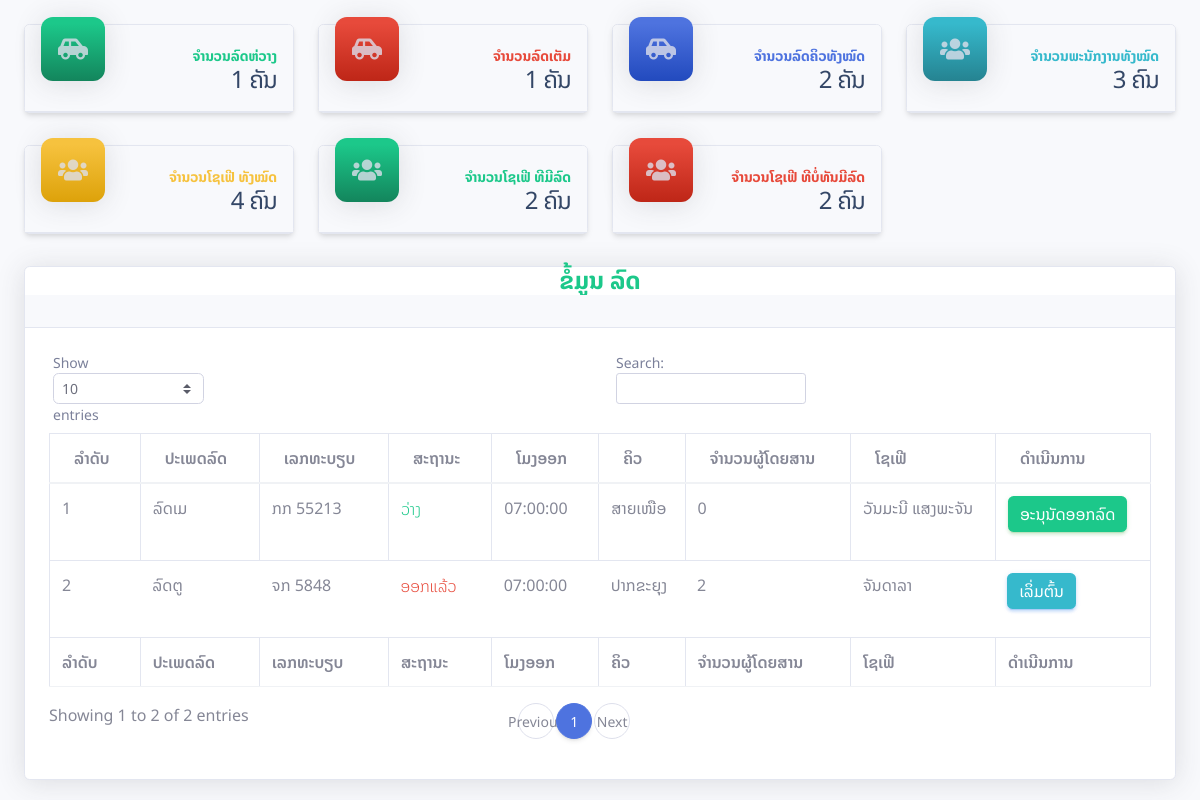
/charts.php (signed in), run on the app's committed database.
### tables this page shows
CREATE TABLE `car` (
  `car_id` int(100) NOT NULL,
  `car_name` varchar(255) DEFAULT NULL,
  `car_num` varchar(255) DEFAULT NULL,
  `car_status` varchar(255) DEFAULT NULL,
  `car_qty` varchar(255) DEFAULT NULL,
  `car_remak` varchar(255) DEFAULT NULL,
  `qu_id` int(100) DEFAULT NULL,
  `dr_id` int(100) DEFAULT NULL,
  `ti_id` int(100) DEFAULT NULL
);

CREATE TABLE `timer` (
  `ti_id` int(100) NOT NULL,
  `ti_name` time DEFAULT NULL,
  `ti_remak` varchar(255) DEFAULT NULL
);

CREATE TABLE `queue` (
  `qu_id` int(100) NOT NULL,
  `qu_name` varchar(255) DEFAULT NULL,
  `qu_remak` varchar(255) DEFAULT NULL
);

CREATE TABLE `driving` (
  `dr_id` int(100) NOT NULL,
  `dr_name` varchar(255) NOT NULL,
  `dr_gander` varchar(255) DEFAULT NULL,
  `dr_dob` date NOT NULL,
  `dr_tel` varchar(100) NOT NULL,
  `qu_id` int(100) NOT NULL,
  `pro_id` int(100) NOT NULL,
  `dis_id` int(100) NOT NULL,
  `vi_id` int(100) NOT NULL
);

### charts.php (the view, shortened to what this page needs)
<?php
require "db/connect.php";
$sql_queue = "SELECT * FROM car";
$query_queue = mysqli_query($conn, $sql_queue);
$row_queue = mysqli_num_rows($query_queue);
$sql_user = "SELECT * FROM users";
$query_user = mysqli_query($conn, $sql_user);
$row_user = mysqli_num_rows($query_user);
$sql_car_status = "SELECT * FROM car WHERE car_status = 'Loose'";
$quer_car_status = mysqli_query($conn, $sql_car_status);
$rows_car_status = mysqli_num_rows($quer_car_status);
$sql_car_status1 = "SELECT * FROM car WHERE car_status = 'Full'";
$quer_car_status1 = mysqli_query($conn, $sql_car_status1);
$rows_car_status1 = mysqli_num_rows($quer_car_status1);
$sql_driving = "SELECT * FROM `driving`";
$query_driving = mysqli_query($conn, $sql_driving);
$rows_driving = mysqli_num_rows($query_driving);
$sql_dr_num = "SELECT * FROM driving INNER JOIN car ON driving.dr_id = car.dr_id";
$query_dr_num = mysqli_query($conn, $sql_dr_num);
$rows_dr_num = mysqli_num_rows($query_dr_num);
$car_me = $rows_dr_num;
$car_not = $rows_driving - $rows_dr_num;
$sql_car_select = "SELECT * FROM car as p1 INNER JOIN queue as p2 ON p1.qu_id = p2.qu_id INNER JOIN driving as p3 ON p1.dr_id = p3.dr_id INNER JOIN timer as p4 ON p1.ti_id = p4.ti_id  ORDER BY p1.car_id DESC";
$query_car_select = mysqli_query($conn, $sql_car_select);
?>
<!DOCTYPE html>
<html lang="en">
<head>
    <link href="vendor/fontawesome-free/css/all.min.css" rel="stylesheet" type="text/css">
    <link rel="stylesheet" href="vendor/bootstrap/css/bootstrap.min.css">
    <link href="./assets/css/nucleo-icons.css" rel="stylesheet" />
    <link href="./assets/css/nucleo-svg.css" rel="stylesheet" />
    <link id="pagestyle" href="./assets/css/material-dashboard.css?v=3.1.0" rel="stylesheet" />
    <link href="css/sb-admin-2.min.css" rel="stylesheet">
</head>
<body id="page-top">
    <div id="wrapper">
        <div id="content-wrapper" class="d-flex flex-column">
            <div id="content">
                <div class="container-fluid pt-4 ">
                    <div class="row">
                        <div class="col-xl-3 col-md-3 mb-4">
                            <div class="card mb-2">
                                <div class="card-header p-3 pt-2 font-weight-bold">
                                    <div
                                        class="icon icon-lg icon-shape bg-gradient-success shadow-dark shadow text-center border-radius-xl mt-n4 position-absolute">
                                        <i class="fas fa-car-side fa-2x text-gray-300"></i>
                                    </div>
                                    <div class="text-end pt-1">
                                        <p class="text-sm mb-0 text-capitalize text-success font-weight-bold">
                                            ຈຳນວນລົດຫ່ວາງ</p>
                                        <h4 class="mb-0">
                                            <?php echo $rows_car_status ?>
                                            ຄັນ
                                        </h4>
                                    </div>
                                </div>
                            </div>
                        </div>
                        <div class="col-xl-3 col-md-3 mb-4">
                            <div class="card mb-2">
                                <div class="card-header p-3 pt-2 font-weight-bold">
                                    <div
                                        class="icon icon-lg icon-shape bg-gradient-danger shadow-dark shadow text-center border-radius-xl mt-n4 position-absolute">
                                        <i class="fas fa-car-side fa-2x text-gray-300"></i>
                                    </div>
                                    <div class="text-end pt-1">
                                        <p class="text-sm mb-0 text-capitalize text-danger font-weight-bold">
                                            ຈຳນວນລົດເຕັມ</p>
                                        <h4 class="mb-0">
                                            <?php echo $rows_car_status1 ?>
                                            ຄັນ
                                        </h4>
                                    </div>
                                </div>
                            </div>
                        </div>
                        <div class="col-xl-3 col-md-3 mb-4">
                            <div class="card mb-2">
                                <div class="card-header p-3 pt-2 font-weight-bold">
                                    <div
                                        class="icon icon-lg icon-shape bg-gradient-primary shadow-dark shadow text-center border-radius-xl mt-n4 position-absolute">
                                        <i class="fas fa-car-side fa-2x text-gray-300"></i>
                                    </div>
                                    <div class="text-end pt-1">
                                        <p class="text-sm mb-0 text-capitalize text-primary font-weight-bold">
                                            ຈຳນວນລົດຄິວທັງໝົດ</p>
                                        <h4 class="mb-0">
                                            <?php echo $row_queue ?>
                                            ຄັນ
                                        </h4>
                                    </div>
                                </div>
                            </div>
                        </div>
                        <div class="col-xl-3 col-md-3 mb-4">
                            <div class="card mb-2">
                                <div class="card-header p-3 pt-2 font-weight-bold">
                                    <div
                                        class="icon icon-lg icon-shape bg-gradient-info shadow-dark shadow text-center border-radius-xl mt-n4 position-absolute">
                                        <i class="fas fa-users fa-2x text-gray-300"></i>
                                    </div>
                                    <div class="text-end pt-1">
                                        <p class="text-sm mb-0 text-capitalize text-info font-weight-bold">
                                            ຈຳນວນພະນັກງານທັງໝົດ</p>
                                        <h4 class="mb-0">
                                            <?php echo $row_user ?>
                                            ຄົນ
                                        </h4>
                                    </div>
                                </div>
                            </div>
                        </div>
                        <div class="col-xl-3 col-md-3 mb-4">
                            <div class="card mb-2">
                                <div class="card-header p-3 pt-2 font-weight-bold">
                                    <div
                                        class="icon icon-lg icon-shape bg-gradient-warning shadow-dark shadow text-center border-radius-xl mt-n4 position-absolute">
                                        <i class="fas fa-users fa-2x text-gray-300"></i>
                                    </div>
                                    <div class="text-end pt-1">
                                        <p class="text-sm mb-0 text-capitalize text-warning font-weight-bold">
                                            ຈຳນວນໂຊເຟີ ທັງໝົດ</p>
                                        <h4 class="mb-0">
                                            <?php echo $rows_driving ?>
                                            ຄົນ
                                        </h4>
                                    </div>
                                </div>
                            </div>
                        </div>
                        <div class="col-xl-3 col-md-3 mb-4">
                            <div class="card mb-2">
                                <div class="card-header p-3 pt-2 font-weight-bold">
                                    <div
                                        class="icon icon-lg icon-shape bg-gradient-success shadow-dark shadow text-center border-radius-xl mt-n4 position-absolute">
                                        <i class="fas fa-users fa-2x text-gray-300"></i>
                                    </div>
                                    <div class="text-end pt-1">
                                        <p class="text-sm mb-0 text-capitalize text-success font-weight-bold">
                                            ຈຳນວນໂຊເຟີ ທີມີລົດ</p>
                                        <h4 class="mb-0">
                                            <?php echo $car_me ?>
                                            ຄົນ
                                        </h4>
                                    </div>
                                </div>
                            </div>
                        </div>
                        <div class="col-xl-3 col-md-6 mb-4">
                            <div class="card mb-2">
                                <div class="card-header p-3 pt-2 font-weight-bold">
                                    <div
                                        class="icon icon-lg icon-shape bg-gradient-danger shadow-dark shadow text-center border-radius-xl mt-n4 position-absolute">
                                        <i class="fas fa-users fa-2x text-gray-300"></i>
                                    </div>
                                    <div class="text-end pt-1">
                                        <p class="text-sm mb-0 text-capitalize text-danger font-weight-bold">
                                            ຈຳນວນໂຊເຟີ ທີບໍ່ທັນມີລົດ</p>
                                        <h4 class="mb-0">
                                            <?php echo $car_not ?>
                                            ຄົນ
                                        </h4>
                                    </div>
                                </div>
                            </div>
                        </div>
                    </div>
                    <div class="card shadow mb-4">
                        <h6 class="m-0 font-weight-bold w-100 text-center fs-4 text-success">ຂໍ້ມູນ ລົດ</h6>
                        <div class="card-header py-3">
                        </div>
                        <div class="card-body">
                            <div class="table-responsive">
                                <table class="table table-bordered" id="dataTable" width="100%" cellspacing="0">
                                    <thead>
                                        <tr>
                                            <th>ລຳດັບ</th>
                                            <th>ປະເພດລົດ</th>
                                            <th>ເລກທະບຽບ</th>
                                            <th>ສະຖານະ</th>
                                            <th>ໂມງອອກ</th>
                                            <th>ຄິວ</th>
                                            <th>ຈຳນວນຜູ້ໂດຍສານ</th>
                                            <th>ໂຊເຟີ</th>
                                            <th>ດຳເນີນການ</th>
                                        </tr>
                                    </thead>
                                    <tfoot>
                                        <tr>
                                            <th>ລຳດັບ</th>
                                            <th>ປະເພດລົດ</th>
                                            <th>ເລກທະບຽບ</th>
                                            <th>ສະຖານະ</th>
                                            <th>ໂມງອອກ</th>
                                            <th>ຄິວ</th>
                                            <th>ຈຳນວນຜູ້ໂດຍສານ</th>
                                            <th>ໂຊເຟີ</th>
                                            <th>ດຳເນີນການ</th>
                                        </tr>
                                    </tfoot>
                                    <tbody>
                                        <?php
                                        $number = 1;
                                        while ($row = mysqli_fetch_assoc($query_car_select)) { ?>
                                            <tr>
                                                <td>
                                                    <?php echo $number++ ?>
                                                </td>
                                                <td>
                                                    <?php echo $row['car_name'] ?>
                                                </td>
                                                <td>
                                                    <?php echo $row['car_num'] ?>
                                                </td>
                                                <td>
                                                    <?php if ($row['car_status'] == "Loose") {
                                                        echo "<p class=' text-success '>ວ່າງ</p>";
                                                    } else {
                                                        echo "<p class=' text-danger '>ອອກແລ້ວ</p>";
                                                    } ?>
                                                </td>
                                                <td>
                                                    <?php echo $row['ti_name'] ?>
                                                </td>
                                                <td>
                                                    <?php echo $row['qu_name'] ?>
                                                </td>
                                                <td>
                                                    <?php echo $row['car_qty'] ?>
                                                </td>
                                                <td>
                                                    <?php echo $row['dr_name'] ?>
                                                </td>
                                                <td>
                                                    <div class="btn-group" role="group"
                                                        aria-label="Basic mixed styles example">
                                                        <?php if ($row['car_status'] == "Loose") { ?>
                                                            <button type="button" class="btn btn-success goout"
                                                                id="<?php echo $row['car_id'] ?>">ອະນຸນັດອອກລົດ</button>
                                                        <?php } else { ?>
                                                            <button type="button" id="<?php echo $row['car_id'] ?>"
                                                                class="btn btn-info goin">ເລິ່ມຕົ້ນ</button>
                                                        <?php } ?>
                                                    </div>
                                                </td>
                                            </tr>
                                        <?php } ?>
                                    </tbody>
                                </table>
                            </div>
                        </div>
                    </div>
                </div>
            </div>
        </div>
    </div>
</body>
</html>

### assets/css/nucleo-svg.css (style rules this page uses)
.icon { display: inline-block; color: #111111; height: 1em; width: 1em; }
.icon-lg { height: 1.6em; width: 1.6em; }
.icon { fill: currentColor; stroke: none; }

### charts.php (style rules this page uses)
* { font-family: "NotoSansLao", sans-serif; }

### data on the page
car: car_name "ລົດເມ", car_num "ກກ 55213", car_status "ວ່າງ", ti.ti_name "07:00:00", qu.qu_name "ສາຍເໜືອ", car_qty "0", dr.dr_name "ວັນມະນີ ແສງພະຈັນ"
car: car_name "ລົດຕູ", car_num "ຈກ 5848", car_status "ອອກແລ້ວ", ti.ti_name "07:00:00", qu.qu_name "ປາກຂະຍຸຸງ", car_qty "2", dr.dr_name "ຈັນດາລາ"

### other printed values
$rows_car_status "1"
$rows_car_status1 "1"
$row_queue "2"
$row_user "3"
$rows_driving "4"
$car_me "2"
$car_not "2"
